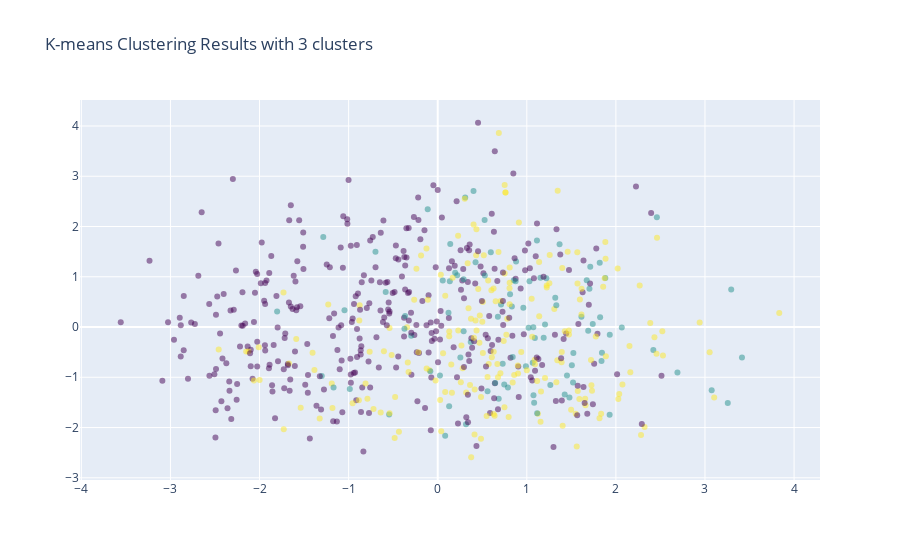

Write notebook code for a chart like this one.
### Code cell
def clustering_results_plot(labels,data_2d = data_2d):
    features_to_visualize = data_2d.iloc[:, :2].values
    scatter = go.Scatter(
    x=features_to_visualize[:, 0],
    y=features_to_visualize[:, 1],
    mode='markers',
    marker=dict(
        color=labels,
        colorscale='Viridis',
        opacity=0.5
    ),
    text=data_2d.index  
    )

    layout = go.Layout(
        title='K-means Clustering Results with 3 clusters',
        xaxis=dict(title=''),
        yaxis=dict(title=''),  
        showlegend=False,
    )

    # Create a figure and add the scatter trace
    fig = go.Figure(data=[scatter], layout=layout)
    fig.show()

clustering_results_plot(model.labels_,data_2d)

### Figure 1 — Plotly figure (JSON) as saved in the notebook; plotly's stock layout.template omitted (floating-point values rounded to 4 significant figures; data arrays with more than 128 entries replaced by an {"elided": "..."} marker saying what was removed)
{"data": [{"marker": {"color": {"elided": "622 int values"}, "colorscale": [[0, "#440154"], [0.1111, "#482878"], [0.2222, "#3e4989"], [0.3333, "#31688e"], [0.4444, "#26828e"], [0.5556, "#1f9e89"], [0.6667, "#35b779"], [0.7778, "#6ece58"], [0.8889, "#b5de2b"], [1, "#fde725"]], "opacity": 0.5}, "mode": "markers", "text": {"elided": "622 int values"}, "type": "scatter", "x": {"elided": "622 float values"}, "y": {"elided": "622 float values"}}], "layout": {"showlegend": false, "title": {"text": "K-means Clustering Results with 3 clusters"}, "xaxis": {"title": {"text": ""}}, "yaxis": {"title": {"text": ""}}}}
